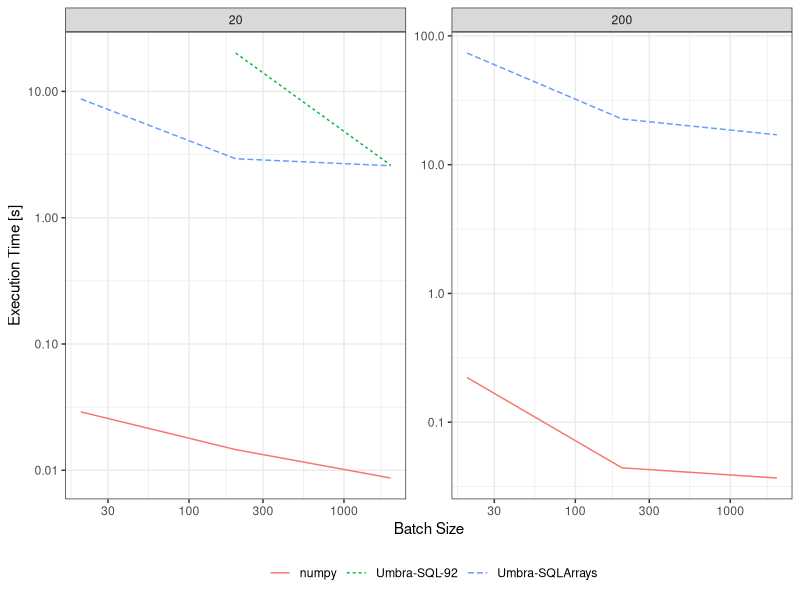

The R source for this figure:
if(!require(data.table)) { install.packages("data.table"); library(data.table) }
if(!require(magrittr)) { install.packages("magrittr"); library(magrittr) }
if(!require(tidyr)) { install.packages("tidyr"); library(tidyr) }
if(!require(ggplot2)) { install.packages("ggplot2"); library(ggplot2) }
if(!require("scales")) { install.packages("scales"); library("scales") }
theme_set(theme_bw())

umbramnist = as.data.table(read.csv(file="gd_mnist.csv",header=TRUE,sep = ","))[name!="Operator"]
numpymnist = as.data.table(read.csv(file="numpy_mnist.csv",header=TRUE,sep = ","))
datamnist  = rbind(umbramnist[,c("name", "atts", "limit", "lr", "iter", "execution_time")], numpymnist[,c("name", "atts", "limit", "lr", "iter", "execution_time")])#, psqlnn[,c("name", "atts", "limit", "lr", "iter", "execution_time")])
mnist = ggplot(datamnist[limit>2], aes(x=limit, y=execution_time, color=name, linetype=name)) + facet_wrap(~atts, scales = "free") + 
  geom_line() + xlab("Batch Size") + ylab("Execution Time [s]") + theme(legend.position = "bottom")+ labs(color='', linetype='') + scale_x_continuous(trans='log10') + scale_y_continuous(trans='log10', labels=comma)

ggsave("mnist.pdf", device = cairo_pdf, plot = mnist, units = "in", width = 4, height = 3)

